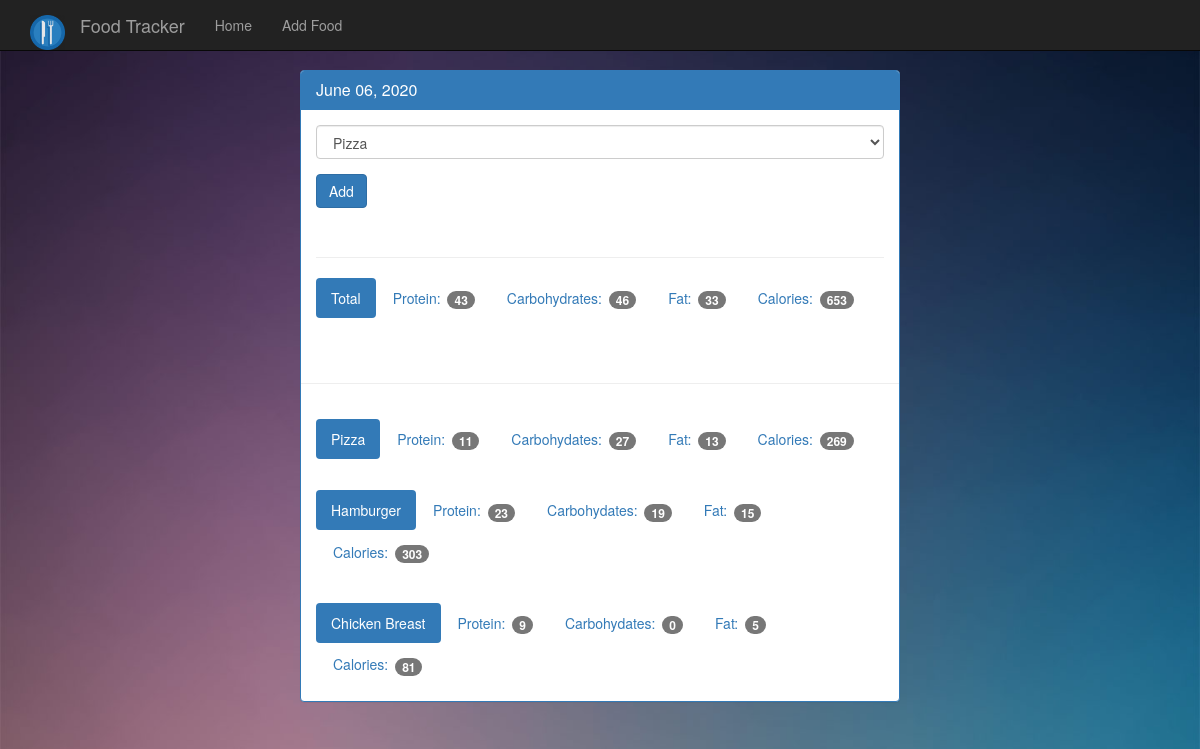
The page /view/20200606 on the database its author committed.
### tables this page shows
CREATE TABLE food (
    id integer primary key autoincrement,
    name text not null,
    protein integer not null,
    carbohydrates integer not null,
    fat integer not null,
    calories integer not null
);

### app.py (the view)
@app.route("/view/<date>", methods=["POST", "GET"]) #date format 2020617
def view(date):
    db = get_db()
    cur = db.execute("select id, entry_date from log_date where entry_date  = ?", [date])
    date_result = cur.fetchone()
    if request.method == "POST":
        food_id = request.form["food-select"]
        log_date_id = date_result["id"]
        db.execute("""insert into food_date (food_id, log_date_id) values (?, ?)""", [food_id, log_date_id])
        db.commit()
    raw_date = datetime.strptime(str(date_result["entry_date"]), "%Y%m%d")
    formated_date = datetime.strftime(raw_date, "%B %d, %Y")
    food_cur = db.execute("select id, name from food")
    food_results = food_cur.fetchall()
    log_cur = db.execute("""select food.name, food.protein, food.carbohydrates, food.fat, food.calories
    from log_date
    join food_date on food_date.log_date_id = log_date.id
    join food on food.id = food_date.food_id where log_date.entry_date = ?""", [date])
    log_results = log_cur.fetchall()
    totals = {}
    totals["protein"] = 0
    totals["carbohydrates"] = 0
    totals["fat"] = 0
    totals["calories"] = 0
    for food in log_results:
        totals["protein"] += food["protein"]
        totals["carbohydrates"] += food["carbohydrates"]
        totals["fat"] += food["fat"]
        totals["calories"] += food["calories"]
    db.close()
    return render_template("day.html", entry_date=date_result["entry_date"], petty_date=formated_date, food_results=food_results, log_results=log_results, totals=totals)

### database.py (called while the page is built)
def get_db():
    sql = sqlite3.connect(database)
    sql.row_factory = sqlite3.Row
    return sql

### templates/day.html
{% extends "base.html"%}
{% block body %}
    <div class="container theme-showcase col-sm-6 col-sm-offset-3" role="main">
      <div class="row">
        <div>
          <div class="panel panel-primary">
            <div class="panel-heading">
              <h3 class="panel-title">{{ petty_date }}</h3>
            </div>
            <div class="panel-body">
              <form method="POST" action="{{ url_for("view", date = entry_date) }}">
                <div class="form-group">
                  <select class="form-control" name="food-select">
                  {% for food in food_results %}
                    <option value="{{food.id }}">{{ food.name }}</option>
                  {% endfor %}
                  </select>
                </div>
                <button type="submit" class="btn btn-primary">Add</button>
              </form>
              <div class="page-header"></div>
              <ul class="nav nav-pills" role="tablist">
                <li class="active"><a>Total</a></li>
                <li><a>Protein: <span class="badge">{{ totals.protein }}</span></a></li>
                <li><a>Carbohydrates: <span class="badge">{{ totals.carbohydrates }}</span></a></li>
                <li><a>Fat: <span class="badge">{{ totals.fat }}</span></a></li>
                <li><a>Calories: <span class="badge">{{ totals.calories }}</span></a></li>
              </ul>
            </div>
            <div class="page-header"></div>
            {% for food in log_results %}
            <div class="panel-body">
              <ul class="nav nav-pills" role="tablist">
                <li class="active"><a>{{ food.name }}</a></li>
                <li><a>Protein: <span class="badge">{{ food.protein }}</span></a></li>
                <li><a>Carbohydates: <span class="badge">{{ food.carbohydrates }}</span></a></li>
                <li><a>Fat: <span class="badge">{{ food.fat }}</span></a></li>
                <li><a>Calories: <span class="badge">{{ food.calories }}</span></a></li>
              </ul>
            </div>
            {% endfor %}
          </div>
        </div>
      </div>
    </div>
 {% endblock %}

### static/theme.css (style rules this page uses)
body { padding-top: 70px; padding-bottom: 30px; background-size: cover; background-image: url(./img/bg.jpg); }

### rows shown on the page
food: name "Pizza", protein "11", carbohydrates "27", fat "13", calories "269"
food: name "Hamburger", protein "23", carbohydrates "19", fat "15", calories "303"
food: name "Chicken Breast", protein "9", carbohydrates "0", fat "5", calories "81"

### other values the page prints
{{ petty_date }} "June 06, 2020"
{{ totals.protein }} "43"
{{ totals.carbohydrates }} "46"
{{ totals.fat }} "33"
{{ totals.calories }} "653"
form field food-select "Pizza"
